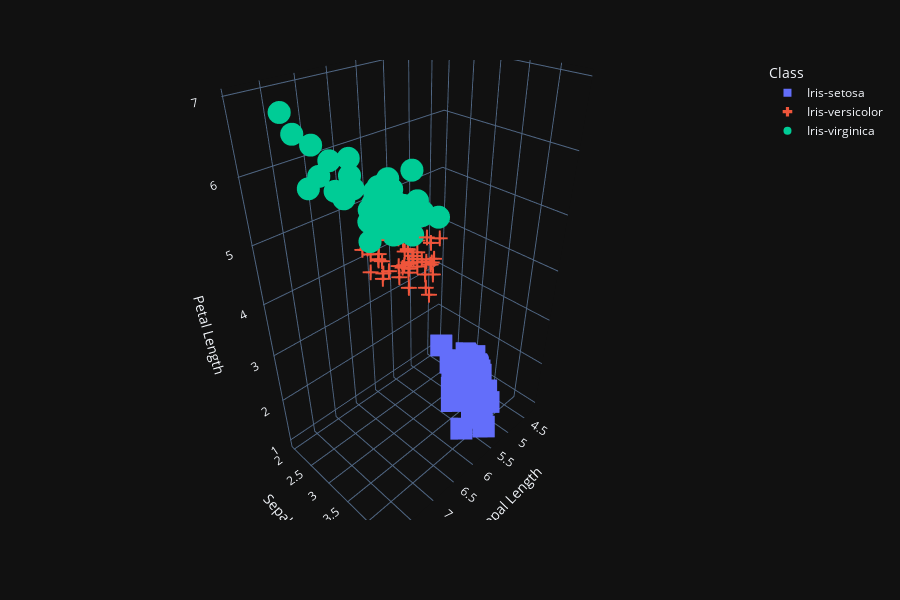

Notebook code cell kept with this figure:
### Code cell
symbolsDict = {
    flowerNames[0] : "square",
    flowerNames[1] : "cross",
    flowerNames[2] : "circle"
}

dataset3DPlot = \
    px.scatter_3d (
        data_frame = dataset,
        x          = dataset.columns[0],
        y          = dataset.columns[1],
        z          = dataset.columns[2],
        color      = dataset.columns[4],
        height     = 600
    )

for i, d in enumerate(dataset3DPlot.data):
    dataset3DPlot.data[i].marker.symbol = symbolsDict[dataset3DPlot.data[i].name]

dataset3DPlot.show()

### Figure 1 — Plotly figure (JSON) as saved in the notebook; plotly's stock layout.template omitted (floating-point values rounded to 4 significant figures)
{"data": [{"hovertemplate": "Class=Iris-setosa<br>Sepal Length=%{x}<br>Sepal Width=%{y}<br>Petal Length=%{z}<extra></extra>", "legendgroup": "Iris-setosa", "marker": {"color": "#636efa", "symbol": "square"}, "mode": "markers", "name": "Iris-setosa", "scene": "scene", "showlegend": true, "type": "scatter3d", "x": [5.1, 4.9, 4.7, 4.6, 5, 5.4, 4.6, 5, 4.4, 4.9, 5.4, 4.8, 4.8, 4.3, 5.8, 5.7, 5.4, 5.1, 5.7, 5.1, 5.4, 5.1, 4.6, 5.1, 4.8, 5, 5, 5.2, 5.2, 4.7, 4.8, 5.4, 5.2, 5.5, 4.9, 5, 5.5, 4.9, 4.4, 5.1, 5, 4.5, 4.4, 5, 5.1, 4.8, 5.1, 4.6, 5.3, 5], "y": [3.5, 3, 3.2, 3.1, 3.6, 3.9, 3.4, 3.4, 2.9, 3.1, 3.7, 3.4, 3, 3, 4, 4.4, 3.9, 3.5, 3.8, 3.8, 3.4, 3.7, 3.6, 3.3, 3.4, 3, 3.4, 3.5, 3.4, 3.2, 3.1, 3.4, 4.1, 4.2, 3.1, 3.2, 3.5, 3.6, 3, 3.4, 3.5, 2.3, 3.2, 3.5, 3.8, 3, 3.8, 3.2, 3.7, 3.3], "z": [1.4, 1.4, 1.3, 1.5, 1.4, 1.7, 1.4, 1.5, 1.4, 1.5, 1.5, 1.6, 1.4, 1.1, 1.2, 1.5, 1.3, 1.4, 1.7, 1.5, 1.7, 1.5, 1, 1.7, 1.9, 1.6, 1.6, 1.5, 1.4, 1.6, 1.6, 1.5, 1.5, 1.4, 1.5, 1.2, 1.3, 1.4, 1.3, 1.5, 1.3, 1.3, 1.3, 1.6, 1.9, 1.4, 1.6, 1.4, 1.5, 1.4]}, {"hovertemplate": "Class=Iris-versicolor<br>Sepal Length=%{x}<br>Sepal Width=%{y}<br>Petal Length=%{z}<extra></extra>", "legendgroup": "Iris-versicolor", "marker": {"color": "#EF553B", "symbol": "cross"}, "mode": "markers", "name": "Iris-versicolor", "scene": "scene", "showlegend": true, "type": "scatter3d", "x": [7, 6.4, 6.9, 5.5, 6.5, 5.7, 6.3, 4.9, 6.6, 5.2, 5, 5.9, 6, 6.1, 5.6, 6.7, 5.6, 5.8, 6.2, 5.6, 5.9, 6.1, 6.3, 6.1, 6.4, 6.6, 6.8, 6.7, 6, 5.7, 5.5, 5.5, 5.8, 6, 5.4, 6, 6.7, 6.3, 5.6, 5.5, 5.5, 6.1, 5.8, 5, 5.6, 5.7, 5.7, 6.2, 5.1, 5.7], "y": [3.2, 3.2, 3.1, 2.3, 2.8, 2.8, 3.3, 2.4, 2.9, 2.7, 2, 3, 2.2, 2.9, 2.9, 3.1, 3, 2.7, 2.2, 2.5, 3.2, 2.8, 2.5, 2.8, 2.9, 3, 2.8, 3, 2.9, 2.6, 2.4, 2.4, 2.7, 2.7, 3, 3.4, 3.1, 2.3, 3, 2.5, 2.6, 3, 2.6, 2.3, 2.7, 3, 2.9, 2.9, 2.5, 2.8], "z": [4.7, 4.5, 4.9, 4, 4.6, 4.5, 4.7, 3.3, 4.6, 3.9, 3.5, 4.2, 4, 4.7, 3.6, 4.4, 4.5, 4.1, 4.5, 3.9, 4.8, 4, 4.9, 4.7, 4.3, 4.4, 4.8, 5, 4.5, 3.5, 3.8, 3.7, 3.9, 5.1, 4.5, 4.5, 4.7, 4.4, 4.1, 4, 4.4, 4.6, 4, 3.3, 4.2, 4.2, 4.2, 4.3, 3, 4.1]}, {"hovertemplate": "Class=Iris-virginica<br>Sepal Length=%{x}<br>Sepal Width=%{y}<br>Petal Length=%{z}<extra></extra>", "legendgroup": "Iris-virginica", "marker": {"color": "#00cc96", "symbol": "circle"}, "mode": "markers", "name": "Iris-virginica", "scene": "scene", "showlegend": true, "type": "scatter3d", "x": [6.3, 5.8, 7.1, 6.3, 6.5, 7.6, 4.9, 7.3, 6.7, 7.2, 6.5, 6.4, 6.8, 5.7, 5.8, 6.4, 6.5, 7.7, 7.7, 6, 6.9, 5.6, 7.7, 6.3, 6.7, 7.2, 6.2, 6.1, 6.4, 7.2, 7.4, 7.9, 6.4, 6.3, 6.1, 7.7, 6.3, 6.4, 6, 6.9, 6.7, 6.9, 5.8, 6.8, 6.7, 6.7, 6.3, 6.5, 6.2, 5.9], "y": [3.3, 2.7, 3, 2.9, 3, 3, 2.5, 2.9, 2.5, 3.6, 3.2, 2.7, 3, 2.5, 2.8, 3.2, 3, 3.8, 2.6, 2.2, 3.2, 2.8, 2.8, 2.7, 3.3, 3.2, 2.8, 3, 2.8, 3, 2.8, 3.8, 2.8, 2.8, 2.6, 3, 3.4, 3.1, 3, 3.1, 3.1, 3.1, 2.7, 3.2, 3.3, 3, 2.5, 3, 3.4, 3], "z": [6, 5.1, 5.9, 5.6, 5.8, 6.6, 4.5, 6.3, 5.8, 6.1, 5.1, 5.3, 5.5, 5, 5.1, 5.3, 5.5, 6.7, 6.9, 5, 5.7, 4.9, 6.7, 4.9, 5.7, 6, 4.8, 4.9, 5.6, 5.8, 6.1, 6.4, 5.6, 5.1, 5.6, 6.1, 5.6, 5.5, 4.8, 5.4, 5.6, 5.1, 5.1, 5.9, 5.7, 5.2, 5, 5.2, 5.4, 5.1]}], "layout": {"height": 600, "legend": {"title": {"text": "Class"}, "tracegroupgap": 0}, "margin": {"t": 60}, "scene": {"domain": {"x": [0, 1], "y": [0, 1]}, "xaxis": {"title": {"text": "Sepal Length"}}, "yaxis": {"title": {"text": "Sepal Width"}}, "zaxis": {"title": {"text": "Petal Length"}}}}}
